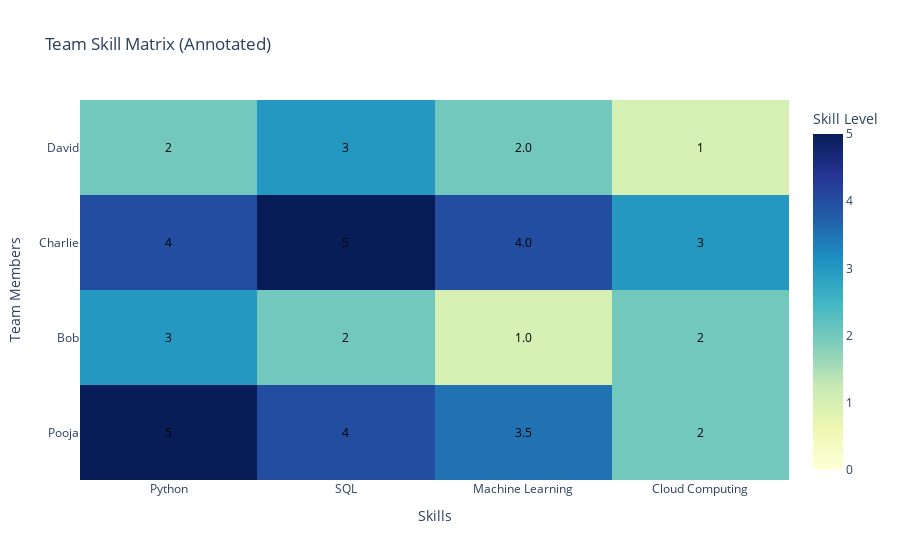

Notebook cell for this chart:
### Code cell
import pandas as pd
import plotly.graph_objects as go

# Data
skills_data = {
    "Name": ["Pooja", "Bob", "Charlie", "David"],
    "Python": [5, 3, 4, 2],
    "SQL": [4, 2, 5, 3],
    "Machine Learning": [3.5, 1, 4, 2],
    "Cloud Computing": [2, 2, 3, 1]
}

# Create DataFrame
df_skills = pd.DataFrame(skills_data)
df_skills.set_index("Name", inplace=True)

# Build base heatmap
fig = go.Figure(data=go.Heatmap(
    z=df_skills.values,
    x=df_skills.columns,
    y=df_skills.index,
    colorscale='YlGnBu',
    zmin=0, zmax=5,
    colorbar=dict(title='Skill Level')
))

# Add text annotations
for i, name in enumerate(df_skills.index):
    for j, skill in enumerate(df_skills.columns):
        value = df_skills.loc[name, skill]
        fig.add_annotation(dict(
            x=skill,
            y=name,
            text=str(value),
            showarrow=False,
            font=dict(color="black", size=12),
            xanchor="center",
            yanchor="middle"
        ))

# Layout update
fig.update_layout(
    title="Team Skill Matrix (Annotated)",
    xaxis_title="Skills",
    yaxis_title="Team Members"
)

fig.show()

### Figure 1 — Plotly figure (JSON) as saved in the notebook; plotly's stock layout.template omitted (floating-point values rounded to 4 significant figures)
{"data": [{"colorbar": {"title": {"text": "Skill Level"}}, "colorscale": [[0, "rgb(255,255,217)"], [0.125, "rgb(237,248,177)"], [0.25, "rgb(199,233,180)"], [0.375, "rgb(127,205,187)"], [0.5, "rgb(65,182,196)"], [0.625, "rgb(29,145,192)"], [0.75, "rgb(34,94,168)"], [0.875, "rgb(37,52,148)"], [1, "rgb(8,29,88)"]], "type": "heatmap", "x": ["Python", "SQL", "Machine Learning", "Cloud Computing"], "y": ["Pooja", "Bob", "Charlie", "David"], "z": [[5.0, 4.0, 3.5, 2.0], [3.0, 2.0, 1.0, 2.0], [4.0, 5.0, 4.0, 3.0], [2.0, 3.0, 2.0, 1.0]], "zmax": 5, "zmin": 0}], "layout": {"annotations": [{"font": {"color": "black", "size": 12}, "showarrow": false, "text": "5", "x": "Python", "xanchor": "center", "y": "Pooja", "yanchor": "middle"}, {"font": {"color": "black", "size": 12}, "showarrow": false, "text": "4", "x": "SQL", "xanchor": "center", "y": "Pooja", "yanchor": "middle"}, {"font": {"color": "black", "size": 12}, "showarrow": false, "text": "3.5", "x": "Machine Learning", "xanchor": "center", "y": "Pooja", "yanchor": "middle"}, {"font": {"color": "black", "size": 12}, "showarrow": false, "text": "2", "x": "Cloud Computing", "xanchor": "center", "y": "Pooja", "yanchor": "middle"}, {"font": {"color": "black", "size": 12}, "showarrow": false, "text": "3", "x": "Python", "xanchor": "center", "y": "Bob", "yanchor": "middle"}, {"font": {"color": "black", "size": 12}, "showarrow": false, "text": "2", "x": "SQL", "xanchor": "center", "y": "Bob", "yanchor": "middle"}, {"font": {"color": "black", "size": 12}, "showarrow": false, "text": "1.0", "x": "Machine Learning", "xanchor": "center", "y": "Bob", "yanchor": "middle"}, {"font": {"color": "black", "size": 12}, "showarrow": false, "text": "2", "x": "Cloud Computing", "xanchor": "center", "y": "Bob", "yanchor": "middle"}, {"font": {"color": "black", "size": 12}, "showarrow": false, "text": "4", "x": "Python", "xanchor": "center", "y": "Charlie", "yanchor": "middle"}, {"font": {"color": "black", "size": 12}, "showarrow": false, "text": "5", "x": "SQL", "xanchor": "center", "y": "Charlie", "yanchor": "middle"}, {"font": {"color": "black", "size": 12}, "showarrow": false, "text": "4.0", "x": "Machine Learning", "xanchor": "center", "y": "Charlie", "yanchor": "middle"}, {"font": {"color": "black", "size": 12}, "showarrow": false, "text": "3", "x": "Cloud Computing", "xanchor": "center", "y": "Charlie", "yanchor": "middle"}, {"font": {"color": "black", "size": 12}, "showarrow": false, "text": "2", "x": "Python", "xanchor": "center", "y": "David", "yanchor": "middle"}, {"font": {"color": "black", "size": 12}, "showarrow": false, "text": "3", "x": "SQL", "xanchor": "center", "y": "David", "yanchor": "middle"}, {"font": {"color": "black", "size": 12}, "showarrow": false, "text": "2.0", "x": "Machine Learning", "xanchor": "center", "y": "David", "yanchor": "middle"}, {"font": {"color": "black", "size": 12}, "showarrow": false, "text": "1", "x": "Cloud Computing", "xanchor": "center", "y": "David", "yanchor": "middle"}], "title": {"text": "Team Skill Matrix (Annotated)"}, "xaxis": {"title": {"text": "Skills"}}, "yaxis": {"title": {"text": "Team Members"}}}}
